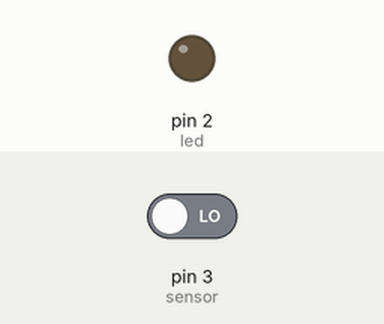
Recording of a sketch running on a simulated Arduino Uno, built with avr-gcc and run on an emulated ATmega328P. Shown: output pins drawn as LEDs (lit = HIGH). The test bench sets the inputs (shaded band); at power-on: pin 3 (sensor) LOW.

Above: at 1.2 s.
1.3 s: pin 3 (sensor) driven HIGH
At 2.3 s:
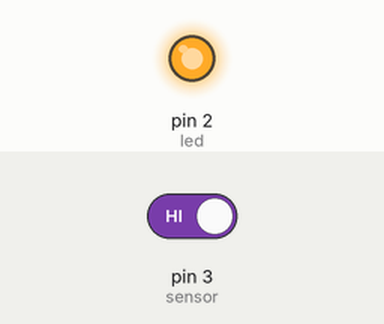
2.8 s: pin 3 (sensor) driven LOW
At 3.5 s:
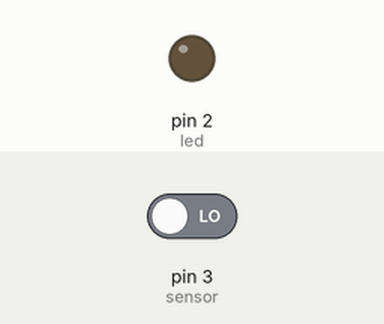
Timing chart, 0 to 5.8 s (numbered marks = the images above; inputs shaded):
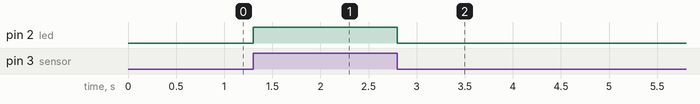

The sketch:

SmartStreetLight.ino
```cpp
void setup() {
  pinMode(3,INPUT);//sensor
  pinMode(2,OUTPUT);//led

}

void loop() {
  int a=digitalRead(3);
  if(a==HIGH){
    digitalWrite(2,HIGH);

  }
   if(a==LOW){
    digitalWrite(2,LOW);

   }


}
```

Measured:
- after the input at 1.3 s, pin 2 (led): LOW → HIGH at once
- after the input at 2.8 s, pin 2 (led): HIGH → LOW at once
